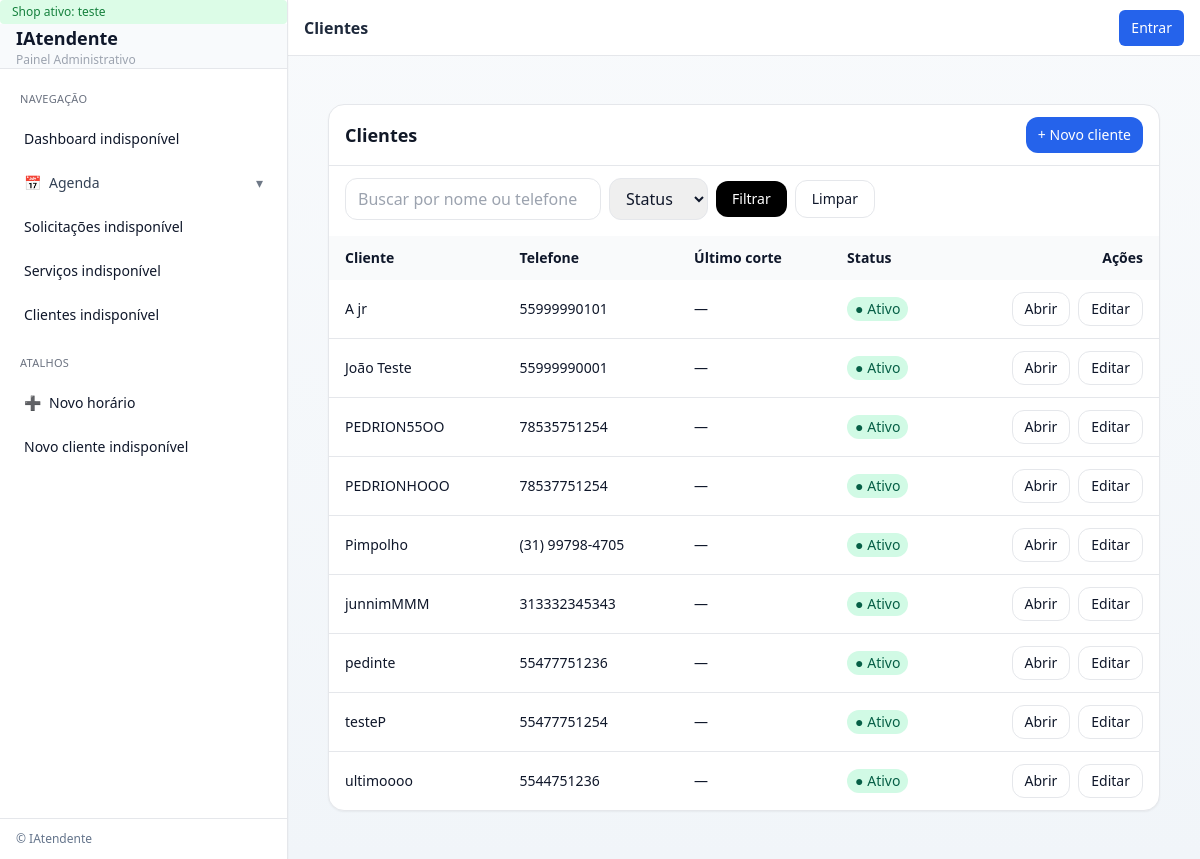
Page /teste/clientes/ on the committed database.
### barbearias/models.py (models this page shows, shortened)
class BarberShop(models.Model):
    owner = models.ForeignKey(
        settings.AUTH_USER_MODEL,
        on_delete=models.SET_NULL,
        null=True,
        blank=True,
        related_name="owned_shops",
    )
    nome = models.CharField(max_length=120)
    slug = models.SlugField(max_length=140, unique=True)
    telefone = models.CharField(max_length=32, blank=True)
    timezone = models.CharField(max_length=64, default="America/Sao_Paulo")
    created_at = models.DateTimeField(auto_now_add=True)
    class Meta:
        ordering = ["nome"]

### clientes/models.py (models this page shows, shortened)
class Cliente(models.Model):
    class RecorrenciaStatus(models.TextChoices):
        ATIVO = "ATIVO", "Ativo"
        INATIVO = "INATIVO", "Inativo"
    shop = models.ForeignKey("barbearias.BarberShop", on_delete=models.CASCADE, related_name="clientes")
    nome = models.CharField(max_length=120)
    telefone = models.CharField(max_length=20, unique=True, null=True, blank=True)
    preferencias = models.TextField(null=True, blank=True)
    recorrencia_status = models.CharField(
        max_length=10, choices=RecorrenciaStatus.choices, default=RecorrenciaStatus.ATIVO
    )
    ultimo_corte = models.DateTimeField(null=True, blank=True)
    tags = models.JSONField(null=True, blank=True)
    barbeiro_preferido = models.CharField(max_length=120, null=True, blank=True)
    foto_url = models.URLField(null=True, blank=True)
    created_at = models.DateTimeField(default=timezone.now, editable=False)
    updated_at = models.DateTimeField(auto_now=True)
    class Meta:
        indexes = [models.Index(fields=["nome"])]
        ordering = ["nome"]

### clientes/views_web.py (the view)
# urls.py: path("", web.clientes_list, name="lista"),
def clientes_list(request, shop_slug):
    shop = _get_shop_or_404(shop_slug)
    qs = Cliente.objects.filter(shop=shop).order_by("nome")
    q = (request.GET.get("q") or "").strip()
    status_ = (request.GET.get("status") or "").strip()
    inativos_30d = request.GET.get("inativos_30d") == "1"
    if q:
        qs = qs.filter(Q(nome__icontains=q) | Q(telefone__icontains=q))
    if status_:
        qs = qs.filter(recorrencia_status=status_)
    if inativos_30d:
        cutoff = _inactive_cutoff(30)
        qs = qs.filter(Q(ultimo_corte__lt=cutoff) | Q(ultimo_corte__isnull=True))
    paginator = Paginator(qs, 20)
    page = paginator.get_page(request.GET.get("page"))
    ctx = {
        "title": "Clientes",
        "shop": shop,  # 👈 garante que o template saiba qual barbearia está ativa
        "clientes": page,
        "page_obj": page,
        "filters": {"q": q, "status": status_, "inativos_30d": inativos_30d},
    }
    return render(request, "clientes/clientes.html", ctx)

### barbearias/context_processors.py (called while the page is built, shortened)
def shop_context(request):
    if not request.user.is_authenticated:
        return {"shop": None, "shop_slug": None}

### clientes/views_web.py (called while the page is built)
def _get_shop_or_404(shop_slug):
    return get_object_or_404(BarberShop, slug=shop_slug)

### clientes/templates/clientes/clientes.html (shortened to what this page needs)
{% extends "painel/base.html" %}
{% block header %}Clientes{% endblock %}
{% block content %}
<div class="mx-auto max-w-7xl px-4 py-6">
  <div class="bg-white rounded-2xl border border-gray-200 shadow-sm">
    <div class="flex items-center justify-between gap-2 px-4 py-3 border-b">
      <h1 class="text-lg font-semibold text-gray-900">Clientes</h1>
      <a href="{% url 'clientes:novo' shop.slug %}"
         class="rounded-xl bg-blue-600 text-white px-3 py-2 text-sm hover:bg-blue-700">+ Novo cliente</a>
    </div>
    <form method="get" class="px-4 pt-3 pb-4 flex flex-wrap items-center gap-2">
      <input type="text" name="q" value="{{ filters.q|default_if_none:'' }}"
             class="rounded-xl border px-3 py-2 w-full sm:w-64" placeholder="Buscar por nome ou telefone">
      <select name="status" class="rounded-xl border px-3 py-2">
        <option value="">Status</option>
      </select>
      <button class="rounded-xl px-4 py-2 bg-black text-white text-sm">Filtrar</button>
      <a href="{% url 'clientes:lista' shop.slug %}"
         class="rounded-xl px-4 py-2 border hover:bg-gray-50 text-sm">Limpar</a>
    </form>
    <div class="overflow-x-auto">
      <table class="min-w-full text-sm">
        <thead class="bg-gray-50 text-left">
          <tr>
            <th class="px-4 py-3 font-semibold">Cliente</th>
            <th class="px-4 py-3 font-semibold">Telefone</th>
            <th class="px-4 py-3 font-semibold">Último corte</th>
            <th class="px-4 py-3 font-semibold">Status</th>
            <th class="px-4 py-3 font-semibold text-right">Ações</th>
          </tr>
        </thead>
        <tbody class="divide-y">
          {% for c in clientes %}
          <tr class="hover:bg-gray-50">
            <td class="px-4 py-3">
              <div class="font-medium">{{ c.nome }}</div>
            </td>
            <td class="px-4 py-3">{{ c.telefone|default:"—" }}</td>
            <td class="px-4 py-3">
              {% if c.ultimo_corte %}{{ c.ultimo_corte|date:"d/m/Y H:i" }}{% else %}—{% endif %}
            </td>
            <td class="px-4 py-3">
              {% if c.recorrencia_status == 'ATIVO' %}
              <span class="inline-flex items-center gap-1 rounded-full bg-emerald-100 px-2 py-0.5 text-emerald-800">● Ativo</span>
              {% else %}
              <span class="inline-flex items-center gap-1 rounded-full bg-gray-100 px-2 py-0.5 text-gray-800">● Inativo</span>
              {% endif %}
            </td>
            <td class="px-4 py-3">
              <div class="flex justify-end gap-2">
                <a href="{% url 'clientes:detalhe' shop.slug c.id %}"
                   class="rounded-xl border px-3 py-1.5 hover:bg-gray-50">Abrir</a>
                <a href="{% url 'clientes:editar' shop.slug c.id %}"
                   class="rounded-xl border px-3 py-1.5 hover:bg-gray-50">Editar</a>
              </div>
            </td>
          </tr>
          {% empty %}
          <tr><td colspan="5" class="px-4 py-8 text-center text-gray-500">Nenhum cliente encontrado.</td></tr>
          {% endfor %}
        </tbody>
      </table>
    </div>
  </div>
</div>
{% endblock %}

### painel/templates/painel/base.html (shortened to what this page needs)
{% load static %}
<!DOCTYPE html>
<html lang="pt-br" class="h-full">
<head>
  <link rel="stylesheet" href="{% static 'build/tailwind.css' %}">
</head>
<body class="min-h-full bg-gradient-to-b from-slate-50 to-slate-100 text-slate-900">
  <div class="min-h-screen flex">
    <aside class="fixed lg:static inset-y-0 left-0 z-40 w-72
             -translate-x-full peer-checked:translate-x-0 lg:translate-x-0
             transition-transform duration-200 bg-white border-r border-gray-200 shadow-sm
             flex flex-col">
      <div class="flex-1 overflow-y-auto">
        {% include "painel/_sidebar.html" %}
      </div>
      <div class="px-4 py-3 border-t text-xs text-slate-500">
        © {{ now|default_if_none:""|date:"Y" }} IAtendente
      </div>
    </aside>
    <main class="flex-1 min-w-0 flex flex-col">
      <header class="h-14 bg-white border-b border-gray-200 flex items-center justify-between px-3 sm:px-4">
        <div class="flex items-center gap-2">
          <h1 class="font-semibold text-slate-800 truncate">
            {% block header %}{{ title|default:"" }}{% endblock %}
          </h1>
        </div>
        {% if request.user.is_authenticated %}
        <details class="relative group">
          <summary class="flex items-center gap-2 cursor-pointer list-none">
            <div
              class="w-9 h-9 rounded-full bg-blue-100 flex items-center justify-center text-sm font-bold text-blue-700">
              {{ request.user.first_name|slice:":1"|default:"U" }}
            </div>
            <span class="hidden sm:inline text-sm font-medium text-slate-700">
              {{ request.user.get_full_name|default:request.user.username }}
            </span>
          </summary>
          <div class="absolute right-0 mt-2 w-48 rounded-md border border-gray-200 bg-white shadow-md z-50 text-sm">
            <div class="px-3 py-2 border-b border-gray-100">
              <div class="font-medium truncate">{{ request.user.get_full_name|default:request.user.username }}</div>
              <div class="text-xs text-gray-500 truncate">{{ request.user.email|default:"" }}</div>
            </div>
            <a href="{% url 'password_change' %}" class="block px-3 py-2 hover:bg-slate-50">Alterar senha</a>
            <a href="{% url 'logout' %}" class="block px-3 py-2 text-red-600 hover:bg-red-50">Sair</a>
          </div>
        </details>
        {% else %}
        <a href="{% url 'login' %}" class="px-3 py-2 rounded-md bg-blue-600 text-white text-sm hover:bg-blue-700">
          Entrar
        </a>
        {% endif %}
      </header>
      <div class="p-4 sm:p-6 max-w-7xl w-full mx-auto">
        {% block content %}{% endblock %}
      </div>
    </main>
  </div>
</body>
</html>

### painel/templates/painel/_sidebar.html (shortened to what this page needs)
{% with rm=request.resolver_match|default:'' ns=rm.namespace|default:'' url_name=rm.url_name|default:'' q=request.GET.urlencode pending=solicitacoes_pendentes_count|default:0 %}
  {% if shop %}
  <div class="px-3 py-1 text-xs text-green-700 bg-green-100 rounded">
    Shop ativo: {{ shop.slug }}
  </div>
{% else %}
  <div class="px-3 py-1 text-xs text-red-700 bg-red-100 rounded">
    Nenhuma barbearia encontrada.
  </div>
{% endif %}
  <div class="px-4 py-4 border-b border-gray-200 bg-slate-50">
    {% if request.user.is_authenticated %}
      <a href="{% url 'painel:dashboard' %}" class="block">
        <div class="text-lg font-bold text-slate-800">IAtendente</div>
        <div class="text-xs text-gray-500">Painel Administrativo</div>
      </a>
    {% else %}
      <div class="text-lg font-bold text-slate-400">IAtendente</div>
      <div class="text-xs text-gray-400">Painel Administrativo</div>
    {% endif %}
  </div>
  <nav class="p-3 space-y-2 text-sm">
    <div class="px-2 pt-2 pb-1 text-[11px] uppercase tracking-wide text-gray-500">Navegação</div>
    {% if request.user.is_authenticated %}
      <a href="{% url 'painel:dashboard' %}"
         class="flex items-center gap-2 px-3 py-2 rounded-lg transition
                {% if ns == 'painel' and url_name == 'dashboard' %}
                  bg-blue-600 text-white shadow-sm
                {% else %}
                  text-slate-700 hover:bg-slate-50
                {% endif %}">
        <span>🏠</span><span>Dashboard</span>
      </a>
    {% else %}
      <span class="block px-3 py-2 text-slate-400">Dashboard indisponível</span>
    {% endif %}
    <details class="group" {% if ns == 'agendamentos' %}open{% endif %}>
      <summary class="flex items-center gap-2 px-3 py-2 rounded-lg cursor-pointer transition
                      {% if ns == 'agendamentos' %}
                        bg-blue-600 text-white shadow-sm
                      {% else %}
                        text-slate-700 hover:bg-slate-50
                      {% endif %}">
        <span>📅</span><span class="flex-1">Agenda</span>
        <span class="transition-transform group-open:rotate-180 opacity-70">▾</span>
      </summary>
    </details>
    {% if request.user.is_authenticated %}
      <a href="{% url 'painel:solicitacoes' %}"
         class="flex items-center gap-2 px-3 py-2 rounded-lg transition
                {% if ns == 'painel' and url_name == 'solicitacoes' %}
                  bg-blue-600 text-white shadow-sm
                {% else %}
                  text-slate-700 hover:bg-slate-50
                {% endif %}">
        <span>📝</span>
        <span class="flex-1">Solicitações</span>
        <span class="ml-auto inline-flex items-center rounded-full text-[11px] px-2 py-0.5
                     {% if pending|default:0 > 0 %}
                       bg-amber-100 text-amber-700
                     {% else %}
                       bg-slate-100 text-slate-600
                     {% endif %}">
          {{ pending|default:0 }}
        </span>
      </a>
    {% else %}
      <span class="block px-3 py-2 text-slate-400">Solicitações indisponível</span>
    {% endif %}
    {% if request.user.is_authenticated and shop %}
      <a href="{% url 'servicos:lista' shop.slug %}"
         class="flex items-center gap-2 px-3 py-2 rounded-lg transition
                {% if ns == 'servicos' %}
                  bg-blue-600 text-white shadow-sm
                {% else %}
                  text-slate-700 hover:bg-slate-50
                {% endif %}">
        <span>✂️</span><span>Serviços</span>
      </a>
    {% else %}
      <span class="block px-3 py-2 text-slate-400">Serviços indisponível</span>
    {% endif %}
    {% if request.user.is_authenticated and shop %}
      <a href="{% url 'clientes:lista' shop.slug %}"
         class="flex items-center gap-2 px-3 py-2 rounded-lg transition
                {% if ns == 'clientes' %}
                  bg-blue-600 text-white shadow-sm
                {% else %}
                  text-slate-700 hover:bg-slate-50
                {% endif %}">
        <span>👤</span><span>Clientes</span>
      </a>
    {% else %}
      <span class="block px-3 py-2 text-slate-400">Clientes indisponível</span>
    {% endif %}
    <div class="px-2 pt-3 pb-1 text-[11px] uppercase tracking-wide text-gray-500">Atalhos</div>
    {% if shop %}
      <a href="{% url 'agendamentos:agenda_dia' shop.slug %}?new=1"
         class="flex items-center gap-2 px-3 py-2 rounded-lg hover:bg-slate-50 transition">
        <span>➕</span><span>Novo horário</span>
      </a>
    {% else %}
      <span class="block px-3 py-2 text-slate-400">Novo horário indisponível</span>
    {% endif %}
    {% if request.user.is_authenticated and shop %}
      <a href="{% url 'clientes:novo' shop.slug %}"
         class="flex items-center gap-2 px-3 py-2 rounded-lg hover:bg-slate-50 transition">
        <span>👥</span><span>Novo cliente</span>
      </a>
    {% else %}
      <span class="block px-3 py-2 text-slate-400">Novo cliente indisponível</span>
    {% endif %}
  </nav>
{% endwith %}

### rows in the picture
BarberShop: slug "teste"
Cliente: nome "A jr", telefone "55999990101", recorrencia_status "● Ativo"
Cliente: nome "João Teste", telefone "55999990001", recorrencia_status "● Ativo"
Cliente: nome "PEDRION55OO", telefone "78535751254", recorrencia_status "● Ativo"
Cliente: nome "PEDRIONHOOO", telefone "78537751254", recorrencia_status "● Ativo"
Cliente: nome "Pimpolho", telefone "(31) 99798-4705", recorrencia_status "● Ativo"
Cliente: nome "junnimMMM", telefone "313332345343", recorrencia_status "● Ativo"
Cliente: nome "pedinte", telefone "55477751236", recorrencia_status "● Ativo"
Cliente: nome "testeP", telefone "55477751254", recorrencia_status "● Ativo"
Cliente: nome "ultimoooo", telefone "5544751236", recorrencia_status "● Ativo"
